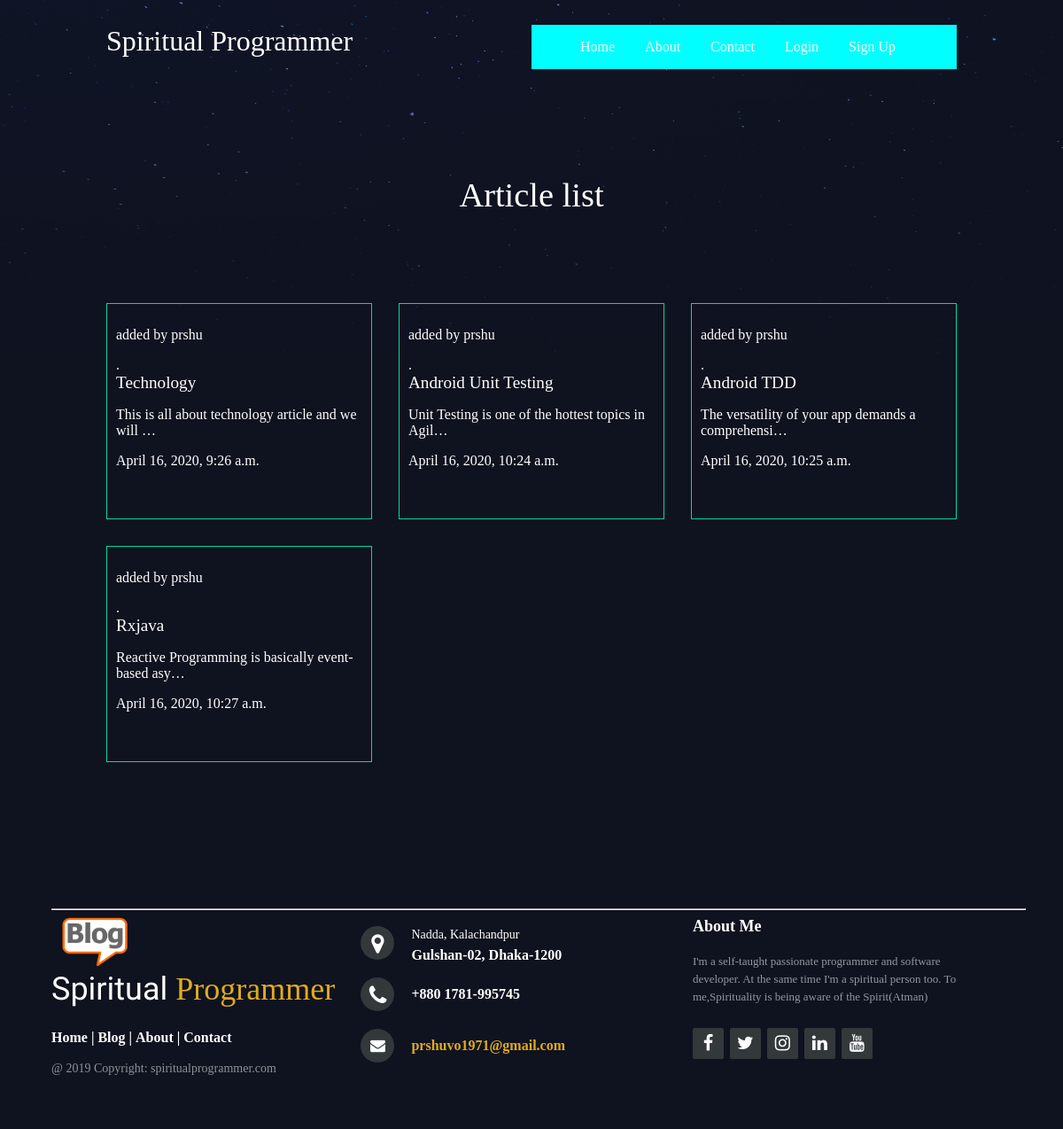
The app's page /articles/ with its own data.
### articles/models.py (models this page shows, shortened)
class Article(models.Model):
    author = models.ForeignKey(User, on_delete=models.CASCADE, default=None)
    title = models.CharField(max_length=100)
    slug = models.SlugField()
    body = models.TextField()
    date = models.DateTimeField(auto_now_add=True)
    thumb = models.ImageField(default='default.png', blank=True)
    def snippet(self):
        return self.body
    objects = models.Manager()

### articles/views.py (the view)
def article_list(request):
    articles = Article.objects.all().order_by('date')
    return render(request, 'articles/article_list.html', {'articles': articles})

### articles/templates/articles/article_list.html
{% extends 'base_layout.html' %}
{% block content %}
<h1>Article list</h1>
<div class="articles">
    {% for article in articles %}
    <div class="article">
        <p class=”author”>added by {{ article.author.username }}</p>.
        <h2><a href="{% url 'articles:detail' slug=article.slug %}">{{ article.title}}</a></h2>
        <p>{{ article.snippet | truncatechars:50 }}</p>
        <p>{{ article.date }}</p>
    </div>
    {% endfor %}
</div>
{% endblock %}

### templates/base_layout.html (shortened to what this page needs)
{% load static %}
<!DOCTYPE html>
<html>
<head>
        <link rel="stylesheet" href="{% static 'styles.css' %}">
        <link rel="stylesheet" href="{% static 'footer.css' %}">
        <link rel="stylesheet" href="http://maxcdn.bootstrapcdn.com/font-awesome/4.2.0/css/font-awesome.min.css">
</head>
<body>
        {% include 'parts/header.html' %}
        <div class="wrapper">
                {% block content %}
                {% endblock %}
        </div>
        {% include 'parts/footer.html' %}
</body>

### templates/parts/header.html
{% load static %}
<header class="wrapper">
    <h1><a href="{% url 'home' %}"></a>Spiritual Programmer</h1>
    <nav>
        <ul>
            {% if user.is_authenticated %}
            <li>
                <form class="logout-link" action="{% url 'accounts:logout' %}" method="POST">
                    {% csrf_token %}
                    <button type="submit">Logout</button>
                </form>
            </li>
            <li><a href="{% url 'articles:create' %}" class="highlight">New Article</a></li>
            {% else %}
            <li><a href="{% url 'accounts:signup' %}">Home</a></li>
            <li><a href="{% url 'accounts:login' %}">About</a></li>
            <li><a href="{% url 'accounts:signup' %}">Contact</a></li>
            <li><a href="{% url 'accounts:login' %}">Login</a></li>
            <li><a href="{% url 'accounts:signup' %}">Sign Up</a></li>
            {% endif %}
        </ul>
    </nav>
</header>

### templates/parts/footer.html
{% load static %}
<footer class="footer-distributed">
    <hr style = "color: blue;">
    <div class="footer-left">
        <img src="{% static 'logo.png' %}" />
        <h3>Spiritual <span>Programmer</span></h3>
        <p class="footer-links">
            <a href="#">Home</a>
            |
            <a href="#">Blog</a>
            |
            <a href="#">About</a>
            |
            <a href="#">Contact</a>
        </p>
        <p class="footer-company-name">@ 2019 Copyright: spiritualprogrammer.com</p>
    </div>
    <div class="footer-center">
        <div>
            <i class="fa fa-map-marker"></i>
            <p><span>Nadda,
                    Kalachandpur</span>
                Gulshan-02, Dhaka-1200</p>
        </div>
        <div>
            <i class="fa fa-phone"></i>
            <p>+880 1781-995745</p>
        </div>
        <div>
            <i class="fa fa-envelope"></i>
            <p><a href="mailto:prshuvo1971@gmail.com">prshuvo1971@gmail.com</a></p>
        </div>
    </div>
    <div class="footer-right">
        <p class="footer-company-about">
            <span>About Me</span>
            I'm a self-taught passionate programmer and software developer.
            At the same time I'm a spiritual person too.
            To me,Spirituality is being aware of the Spirit(Atman)</p>
        <div class="footer-icons">
            <a href="#"><i class="fa fa-facebook"></i></a>
            <a href="#"><i class="fa fa-twitter"></i></a>
            <a href="#"><i class="fa fa-instagram"></i></a>
            <a href="#"><i class="fa fa-linkedin"></i></a>
            <a href="#"><i class="fa fa-youtube"></i></a>
        </div>
    </div>
</footer>

### assets/styles.css (style rules this page uses)
body { background-color: #0f121f; background-image: url(stars.png); background-repeat: no-repeat; color: #fff; }
body * { font-family: Ubuntu; }
h1, h2, h3, h4, h5 { font-weight: normal; margin: 0; }
a, a:hover, a:visited { color: #fff; text-decoration: none; }
.wrapper { max-width: 960px; margin: 0 auto; }
div.wrapper h1 { text-align: center; margin: 100px auto; font-size: 2.4em; }
header { display: grid; grid-template-columns: 1fr 1fr; padding: 20px 0; }
nav { background-color: aqua; }
nav li { color: #0f121f; display: inline-block; margin-left: 15px; margin-right: 15px; }
.articles { display: grid; grid-template-columns: 1fr 1fr 1fr; grid-gap: 30px; }
.article { padding: 10px; border: 1px solid #00dba0; position: relative; padding-bottom: 40px; }
.article h2 { font-size: 1.2em }

### assets/footer.css (style rules this page uses)
footer { position: fixed; bottom: 0; }
.footer-distributed { background-color: #0f121f; box-sizing: border-box; width: 100%; text-align: left; font: bold 16px sans-serif; padding: 50px 50px 60px 50px; margin-top: 80px; }
.footer-distributed .footer-left, .footer-distributed .footer-center, .footer-distributed .footer-right { display: inline-block; vertical-align: top; }
.footer-distributed .footer-left { width: 30%; }
.footer-distributed h3 { color: #ffffff; font: normal 36px 'Cookie', cursive; margin: 0; }
.footer-distributed .footer-left img { width: 30%; }
.footer-distributed h3 span { color: #e0ac1c; }
.footer-distributed .footer-links { color: #ffffff; margin: 20px 0 12px; }
.footer-distributed .footer-links a { display:inline-block; line-height: 1.8; text-decoration: none; color: inherit; }
.footer-distributed .footer-company-name { color: #8f9296; font-size: 14px; font-weight: normal; margin: 0; }
.footer-distributed .footer-center { width: 35%; }
.footer-distributed .footer-center i { background-color: #33383b; color: #ffffff; font-size: 25px; width: 38px; height: 38px; border-radius: 50%; text-align: center; line-height: 42px; margin: 10px 15px; vertical-align: middle; }
.footer-distributed .footer-center i.fa-envelope { font-size: 17px; line-height: 38px; }
.footer-distributed .footer-center p { display: inline-block; color: #ffffff; vertical-align: middle; margin:0; }
.footer-distributed .footer-center p span { display:block; font-weight: normal; font-size:14px; line-height:2; }
.footer-distributed .footer-center p a { color: #e0ac1c; text-decoration: none;; }
.footer-distributed .footer-right { width: 30%; }
.footer-distributed .footer-company-about { line-height: 20px; color: #92999f; font-size: 13px; font-weight: normal; margin: 0; }
.footer-distributed .footer-company-about span { display: block; color: #ffffff; font-size: 18px; font-weight: bold; margin-bottom: 20px; }
.footer-distributed .footer-icons { margin-top: 25px; }
.footer-distributed .footer-icons a { display: inline-block; width: 35px; height: 35px; cursor: pointer; background-color: #33383b; border-radius: 2px; font-size: 20px; color: #ffffff; text-align: center; line-height: 35px; margin-right: 3px; margin-bottom: 5px; }

### records on screen
Article: author.username "prshu", title "Technology", snippet "This is all about technology article and we will …", date "April 16, 2020, 9:26 a.m."
Article: author.username "prshu", title "Android Unit Testing", snippet "Unit Testing is one of the hottest topics in Agil…", date "April 16, 2020, 10:24 a.m."
Article: author.username "prshu", title "Android TDD", snippet "The versatility of your app demands a comprehensi…", date "April 16, 2020, 10:25 a.m."
Article: author.username "prshu", title "Rxjava", snippet "Reactive Programming is basically event-based asy…", date "April 16, 2020, 10:27 a.m."
